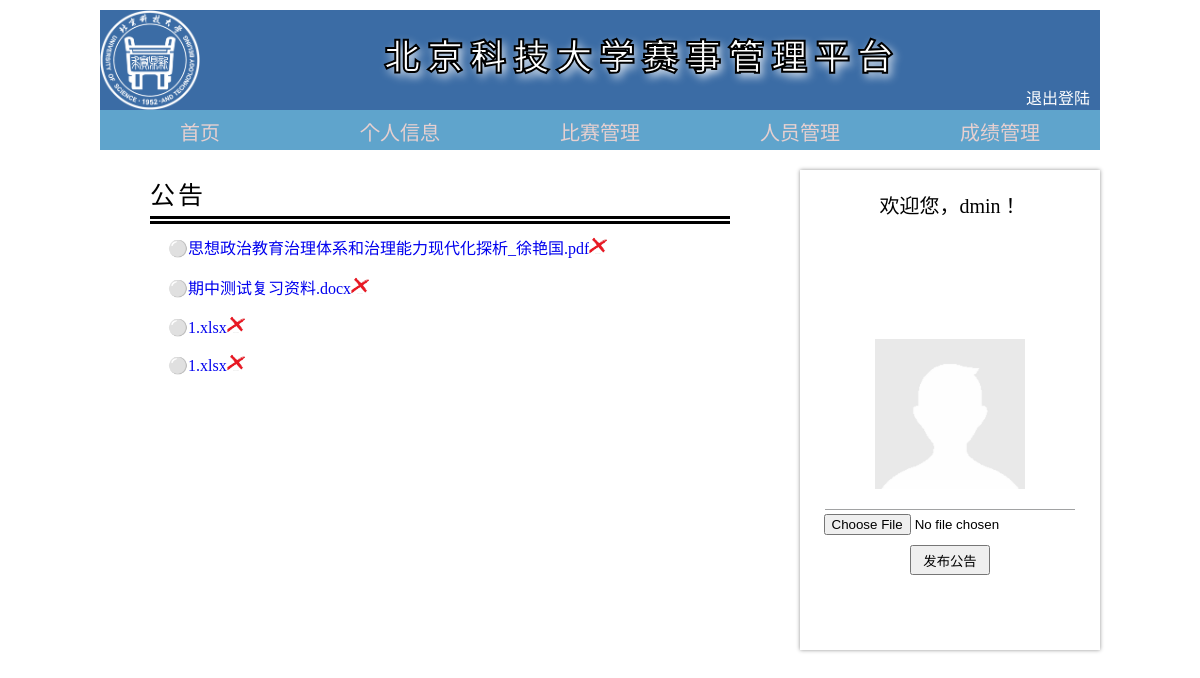
The page /admhome/ (signed in) on the database its author committed.
### controller/models.py (models this page shows)
class Notices(models.Model):
    noti_name = models.CharField(max_length=200, null=True, blank=True)

### controller/views.py (the view)
# urls.py: path('admhome/', views.admhome, name="ADMHOME"),
def admhome(request):
    _name = request.session.get('name')
    _id = request.session.get('id')
    k = Notices.objects.filter()
    LIST = []
    for i in k:
        LIST.append(i)
    up_name = _name[1:]
    return render(request, 'admhome.html', {'adname': up_name, 'notice_list': LIST})

### templates/admhome.html (shortened to what this page needs)
{% load static %}
<!doctype html>
<html>
    <head>
    </head>
    <body>
        <div class="d">
            <div class="header">
                <img src="{% static "img/lg.png" %}" class="logo" alt="北京科技大学"/>
                <p class="n">北京科技大学赛事管理平台</p>
                <a href="/logout/" class="logout">退出登陆</a>
            </div>
            <div class="daohang">
                <a href = {% url 'ADMHOME' %}  id="daohang_a" class="daohang_a" target="_blank">首页</a><a href = {% url 'ADMPRIVATE' %}  id="daohang_a" class="daohang_a" target="_blank">个人信息</a><a href = {% url 'ADMDELIVER' %} id="daohang_a" class="daohang_a" target="_blank">比赛管理</a><a href={% url 'ADMPEOPLE' %}  id="daohang_a" class="daohang_a" target="_blank">人员管理</a><a href={% url 'ADMARK' %} id="daohang_a" class="daohang_a" target="_blank">成绩管理</a>
            </div>
        </div>
        <div class="third">
                <div class="third_left">
                    <p class="gonggao">公告</p>
                    <table>
                        <tbody>
                            {% for noti in notice_list %}
                                <p style="position: relative; left: 10%;"> ⚪<a href="{% url 'DOWNLOAD' noti.noti_name %}">{{ noti.noti_name }}</a><a href="{% url 'NODELETE' noti.noti_name %}" onclick="return del()"><img src={% static "img/delete.png" %} class="img1"></a></p>
                            {% endfor %}
                        </tbody>
                    </table>
                </div>
                <div class="third_right">
                    <p style="font-size: 20px;">欢迎您，{{ adname }}！</p>
                    <img src={% static "img/timg.jpg" %} class="touxiang" alt="头像"/>
                    <form action="{% url 'UPNOTICE' 1 %}" method="post" enctype="multipart/form-data" >
                    <input type="file" name="gongao">
                    <div>
                        <button type="submit" onclick=alert("公告发布成功!")>发布公告</button>
                    </div>
                    </form>
                </div>
            </div>
    </body>
</html>

### templates/admhome.html (style rules this page uses)
body { width: 1000px; margin: 0 auto; background-color:rgb(255, 255, 255); }
.d { width: 1000px; margin: 10px 0px 0px 0px ; }
.header { width: 1000px; height: 100px; margin: 0; background-color: rgb(59, 108, 165); }
.logo { display: inline-block; width: auto; height: 100px; }
.n { font-size: 35px; text-align: center; margin: 0 auto; display: inline-block ; position: relative; top: -40px; left: 180px; font-family: "STHupo"; color: rgb(255, 255, 255); -webkit-text-stroke: 2px black; text-shadow: 3px 4px 10px white; font-weight:bold; letter-spacing: 8px; }
.logout { float:right; margin-top: 75px; margin-right: 10px; color: white; text-decoration:none; }
.daohang { display: flex; width: 1000px; height: 40px; background-color:rgb(95, 164, 204); }
.daohang_a { color: rgb(231, 208, 208); text-decoration: none; width: 250px; font-size: 20px; text-align: center; padding-top: 6.5px; }
.third { width: 1000px; margin-top: 20px; height: 500px; display: grid; }
.third_left { width: 680px; margin-right: 20px; height: 500px; }
.gonggao { width: 580px; font-size: 25px; margin: 0; position: relative; left: 50px; top:5px; padding-bottom: 5px; border-bottom-style: double; border-bottom-width: 8px; letter-spacing: 3px; }
.third_right { width: 300px; height: 480px; position: relative; left: 700px; top:-500px; background-color: white; box-shadow: 0px 0px 4px 0px rgb(146, 146, 146) ; text-align: center; }
.touxiang { width: 150px; height: 150px; margin-top: 100px; padding-bottom: 20px; padding-left: 50px; padding-right: 50px; border-bottom: 0.5px solid rgb(161, 162, 163); }
button { margin-top: 10px; width: 80px; height: 30px; }
table { margin-left: 49px; margin-top:10px; }
a { text-decoration: none; }
.img1 { width: 18px; position: relative; top:10%; }

### rows shown on the page
Notices: noti_name "思想政治教育治理体系和治理能力现代化探析_徐艳国.pdf"
Notices: noti_name "期中测试复习资料.docx"
Notices: noti_name "1.xlsx"
Notices: noti_name "1.xlsx"

### other values the page prints
{{ adname }} "dmin"
